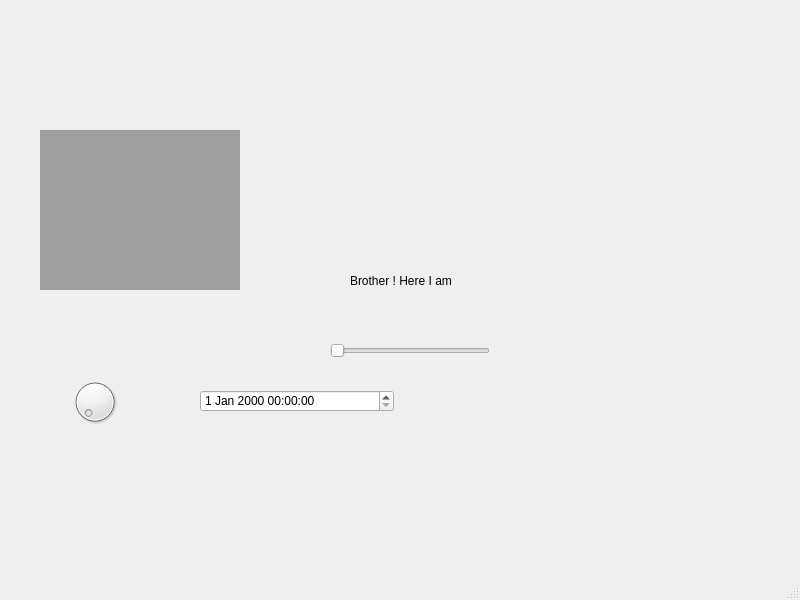
<?xml version="1.0" encoding="UTF-8"?>
<ui version="4.0">
 <class>MainWindow</class>
 <widget class="QMainWindow" name="MainWindow">
  <property name="geometry">
   <rect>
    <x>0</x>
    <y>0</y>
    <width>800</width>
    <height>600</height>
   </rect>
  </property>
  <property name="windowTitle">
   <string>MainWindow</string>
  </property>
  <widget class="QWidget" name="centralwidget">
   <widget class="QLabel" name="label">
    <property name="geometry">
     <rect>
      <x>350</x>
      <y>200</y>
      <width>431</width>
      <height>161</height>
     </rect>
    </property>
    <property name="text">
     <string>Brother ! Here I am</string>
    </property>
   </widget>
   <widget class="QMdiArea" name="mdiArea">
    <property name="geometry">
     <rect>
      <x>40</x>
      <y>130</y>
      <width>200</width>
      <height>160</height>
     </rect>
    </property>
   </widget>
   <widget class="QDial" name="dial">
    <property name="geometry">
     <rect>
      <x>70</x>
      <y>370</y>
      <width>50</width>
      <height>64</height>
     </rect>
    </property>
   </widget>
   <widget class="QDateTimeEdit" name="dateTimeEdit">
    <property name="geometry">
     <rect>
      <x>200</x>
      <y>390</y>
      <width>194</width>
      <height>22</height>
     </rect>
    </property>
   </widget>
   <widget class="QSlider" name="horizontalSlider">
    <property name="geometry">
     <rect>
      <x>330</x>
      <y>340</y>
      <width>160</width>
      <height>22</height>
     </rect>
    </property>
    <property name="orientation">
     <enum>Qt::Horizontal</enum>
    </property>
   </widget>
  </widget>
  <widget class="QMenuBar" name="menubar">
   <property name="geometry">
    <rect>
     <x>0</x>
     <y>0</y>
     <width>800</width>
     <height>21</height>
    </rect>
   </property>
  </widget>
  <widget class="QStatusBar" name="statusbar"/>
 </widget>
 <resources/>
 <connections/>
</ui>
